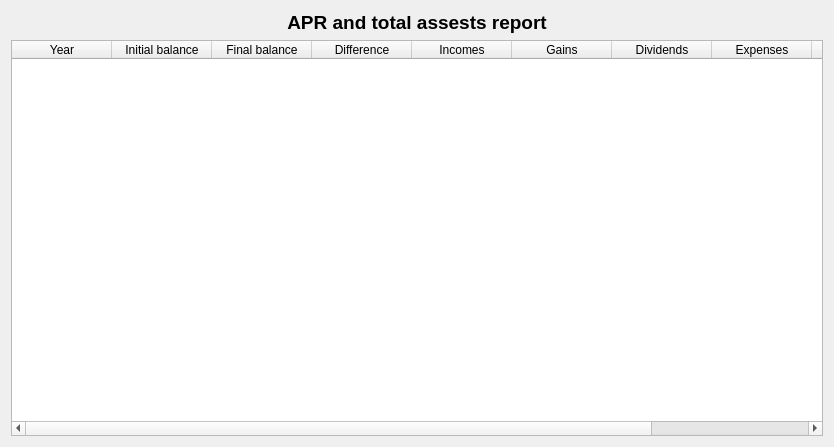
<?xml version="1.0" encoding="UTF-8"?>
<ui version="4.0">
 <class>wdgAPR</class>
 <widget class="QWidget" name="wdgAPR">
  <property name="geometry">
   <rect>
    <x>0</x>
    <y>0</y>
    <width>834</width>
    <height>447</height>
   </rect>
  </property>
  <property name="sizePolicy">
   <sizepolicy hsizetype="Expanding" vsizetype="Expanding">
    <horstretch>0</horstretch>
    <verstretch>0</verstretch>
   </sizepolicy>
  </property>
  <property name="windowIcon">
   <iconset resource="../images/xulpymoney.qrc">
    <normaloff>:/xulpymoney/history.png</normaloff>:/xulpymoney/history.png</iconset>
  </property>
  <layout class="QHBoxLayout" name="horizontalLayout_2">
   <item>
    <layout class="QVBoxLayout" name="verticalLayout">
     <item>
      <widget class="QLabel" name="lbl">
       <property name="font">
        <font>
         <pointsize>14</pointsize>
         <weight>75</weight>
         <bold>true</bold>
        </font>
       </property>
       <property name="text">
        <string>APR and total assests report</string>
       </property>
       <property name="alignment">
        <set>Qt::AlignCenter</set>
       </property>
      </widget>
     </item>
     <item>
      <widget class="myQTableWidget" name="table">
       <property name="editTriggers">
        <set>QAbstractItemView::NoEditTriggers</set>
       </property>
       <property name="selectionMode">
        <enum>QAbstractItemView::SingleSelection</enum>
       </property>
       <attribute name="verticalHeaderVisible">
        <bool>false</bool>
       </attribute>
       <column>
        <property name="text">
         <string>Year</string>
        </property>
       </column>
       <column>
        <property name="text">
         <string>Initial balance</string>
        </property>
       </column>
       <column>
        <property name="text">
         <string>Final balance</string>
        </property>
       </column>
       <column>
        <property name="text">
         <string>Difference</string>
        </property>
       </column>
       <column>
        <property name="text">
         <string>Incomes</string>
        </property>
       </column>
       <column>
        <property name="text">
         <string>Gains</string>
        </property>
       </column>
       <column>
        <property name="text">
         <string>Dividends</string>
        </property>
       </column>
       <column>
        <property name="text">
         <string>Expenses</string>
        </property>
       </column>
       <column>
        <property name="text">
         <string>I+G+D-E</string>
        </property>
       </column>
       <column>
        <property name="text">
         <string>% APR</string>
        </property>
       </column>
      </widget>
     </item>
    </layout>
   </item>
  </layout>
 </widget>
 <customwidgets>
  <customwidget>
   <class>myQTableWidget</class>
   <extends>QTableWidget</extends>
   <header location="global">myqtablewidget</header>
  </customwidget>
 </customwidgets>
 <resources>
  <include location="../images/xulpymoney.qrc"/>
 </resources>
 <connections/>
</ui>
